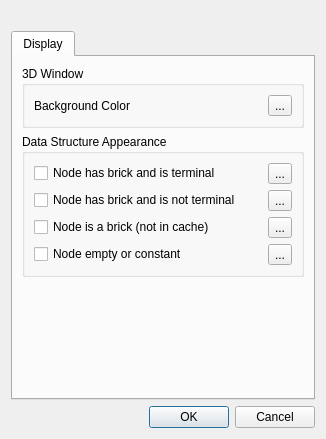
<?xml version="1.0" encoding="UTF-8"?>
<ui version="4.0">
 <class>GvvQPreferencesDialog</class>
 <widget class="QDialog" name="GvvQPreferencesDialog">
  <property name="geometry">
   <rect>
    <x>0</x>
    <y>0</y>
    <width>326</width>
    <height>439</height>
   </rect>
  </property>
  <property name="windowTitle">
   <string>Preferences</string>
  </property>
  <layout class="QVBoxLayout" name="verticalLayout_2">
   <item>
    <widget class="QLabel" name="label">
     <property name="text">
      <string/>
     </property>
     <property name="pixmap">
      <pixmap resource="resources.qrc">:/icons/Icons/GigaVoxelsLogo_div2.png</pixmap>
     </property>
     <property name="scaledContents">
      <bool>true</bool>
     </property>
    </widget>
   </item>
   <item>
    <widget class="QTabWidget" name="mSettingsTabs">
     <property name="autoFillBackground">
      <bool>true</bool>
     </property>
     <property name="currentIndex">
      <number>0</number>
     </property>
     <widget class="QWidget" name="mDisplayTab">
      <attribute name="title">
       <string>Display</string>
      </attribute>
      <layout class="QVBoxLayout" name="verticalLayout">
       <item>
        <widget class="QGroupBox" name="mUnitsFormatGroup">
         <property name="title">
          <string>3D Window</string>
         </property>
         <layout class="QHBoxLayout" name="horizontalLayout">
          <item>
           <widget class="QLabel" name="labelPositionFormatCombo">
            <property name="text">
             <string>Background Color</string>
            </property>
           </widget>
          </item>
          <item>
           <spacer name="horizontalSpacer">
            <property name="orientation">
             <enum>Qt::Horizontal</enum>
            </property>
            <property name="sizeHint" stdset="0">
             <size>
              <width>136</width>
              <height>20</height>
             </size>
            </property>
           </spacer>
          </item>
          <item>
           <widget class="QToolButton" name="_3DWindowBackgroundColorToolButton">
            <property name="text">
             <string>...</string>
            </property>
            <property name="icon">
             <iconset resource="resources.qrc">
              <normaloff>:/icons/Icons/Colors.png</normaloff>:/icons/Icons/Colors.png</iconset>
            </property>
           </widget>
          </item>
         </layout>
        </widget>
       </item>
       <item>
        <widget class="QGroupBox" name="groupBox">
         <property name="title">
          <string>Data Structure Appearance</string>
         </property>
         <layout class="QGridLayout" name="gridLayout">
          <item row="0" column="0" colspan="2">
           <widget class="QCheckBox" name="_nodeHasBrickTerminalCheckBox">
            <property name="text">
             <string>Node has brick and is terminal</string>
            </property>
           </widget>
          </item>
          <item row="0" column="3">
           <spacer name="horizontalSpacer_2">
            <property name="orientation">
             <enum>Qt::Horizontal</enum>
            </property>
            <property name="sizeHint" stdset="0">
             <size>
              <width>40</width>
              <height>20</height>
             </size>
            </property>
           </spacer>
          </item>
          <item row="0" column="4">
           <widget class="QToolButton" name="_nodeHasBrickTerminalColorToolButton">
            <property name="text">
             <string>...</string>
            </property>
            <property name="icon">
             <iconset resource="resources.qrc">
              <normaloff>:/icons/Icons/Colors.png</normaloff>:/icons/Icons/Colors.png</iconset>
            </property>
           </widget>
          </item>
          <item row="1" column="0" colspan="3">
           <widget class="QCheckBox" name="_nodeHasBrickNotTerminalCheckBox">
            <property name="text">
             <string>Node has brick and is not terminal</string>
            </property>
           </widget>
          </item>
          <item row="1" column="3">
           <spacer name="horizontalSpacer_3">
            <property name="orientation">
             <enum>Qt::Horizontal</enum>
            </property>
            <property name="sizeHint" stdset="0">
             <size>
              <width>40</width>
              <height>20</height>
             </size>
            </property>
           </spacer>
          </item>
          <item row="1" column="4">
           <widget class="QToolButton" name="_nodeHasBrickNotTerminalColorToolButton">
            <property name="text">
             <string>...</string>
            </property>
            <property name="icon">
             <iconset resource="resources.qrc">
              <normaloff>:/icons/Icons/Colors.png</normaloff>:/icons/Icons/Colors.png</iconset>
            </property>
           </widget>
          </item>
          <item row="2" column="0" colspan="2">
           <widget class="QCheckBox" name="_nodeIsBrickNotInCacheCheckBox">
            <property name="text">
             <string>Node is a brick (not in cache)</string>
            </property>
           </widget>
          </item>
          <item row="2" column="2" colspan="2">
           <spacer name="horizontalSpacer_4">
            <property name="orientation">
             <enum>Qt::Horizontal</enum>
            </property>
            <property name="sizeHint" stdset="0">
             <size>
              <width>59</width>
              <height>20</height>
             </size>
            </property>
           </spacer>
          </item>
          <item row="2" column="4">
           <widget class="QToolButton" name="_nodeIsBrickNotInCacheColorToolButton">
            <property name="text">
             <string>...</string>
            </property>
            <property name="icon">
             <iconset resource="resources.qrc">
              <normaloff>:/icons/Icons/Colors.png</normaloff>:/icons/Icons/Colors.png</iconset>
            </property>
           </widget>
          </item>
          <item row="3" column="0">
           <widget class="QCheckBox" name="_nodeEmptyOrConstantCheckBox">
            <property name="text">
             <string>Node empty or constant</string>
            </property>
           </widget>
          </item>
          <item row="3" column="1" colspan="3">
           <spacer name="horizontalSpacer_5">
            <property name="orientation">
             <enum>Qt::Horizontal</enum>
            </property>
            <property name="sizeHint" stdset="0">
             <size>
              <width>85</width>
              <height>20</height>
             </size>
            </property>
           </spacer>
          </item>
          <item row="3" column="4">
           <widget class="QToolButton" name="_nodeEmptyOrConstantColorToolButton">
            <property name="text">
             <string>...</string>
            </property>
            <property name="icon">
             <iconset resource="resources.qrc">
              <normaloff>:/icons/Icons/Colors.png</normaloff>:/icons/Icons/Colors.png</iconset>
            </property>
           </widget>
          </item>
         </layout>
        </widget>
       </item>
       <item>
        <spacer>
         <property name="orientation">
          <enum>Qt::Vertical</enum>
         </property>
         <property name="sizeHint" stdset="0">
          <size>
           <width>20</width>
           <height>0</height>
          </size>
         </property>
        </spacer>
       </item>
      </layout>
     </widget>
    </widget>
   </item>
   <item>
    <widget class="QDialogButtonBox" name="mDialogButtons">
     <property name="standardButtons">
      <set>QDialogButtonBox::Cancel|QDialogButtonBox::Ok</set>
     </property>
    </widget>
   </item>
  </layout>
 </widget>
 <tabstops>
  <tabstop>mDialogButtons</tabstop>
  <tabstop>mSettingsTabs</tabstop>
 </tabstops>
 <resources>
  <include location="resources.qrc"/>
 </resources>
 <connections>
  <connection>
   <sender>mDialogButtons</sender>
   <signal>accepted()</signal>
   <receiver>GvvQPreferencesDialog</receiver>
   <slot>accept()</slot>
   <hints>
    <hint type="sourcelabel">
     <x>469</x>
     <y>469</y>
    </hint>
    <hint type="destinationlabel">
     <x>157</x>
     <y>274</y>
    </hint>
   </hints>
  </connection>
  <connection>
   <sender>mDialogButtons</sender>
   <signal>rejected()</signal>
   <receiver>GvvQPreferencesDialog</receiver>
   <slot>reject()</slot>
   <hints>
    <hint type="sourcelabel">
     <x>469</x>
     <y>469</y>
    </hint>
    <hint type="destinationlabel">
     <x>286</x>
     <y>274</y>
    </hint>
   </hints>
  </connection>
 </connections>
</ui>
